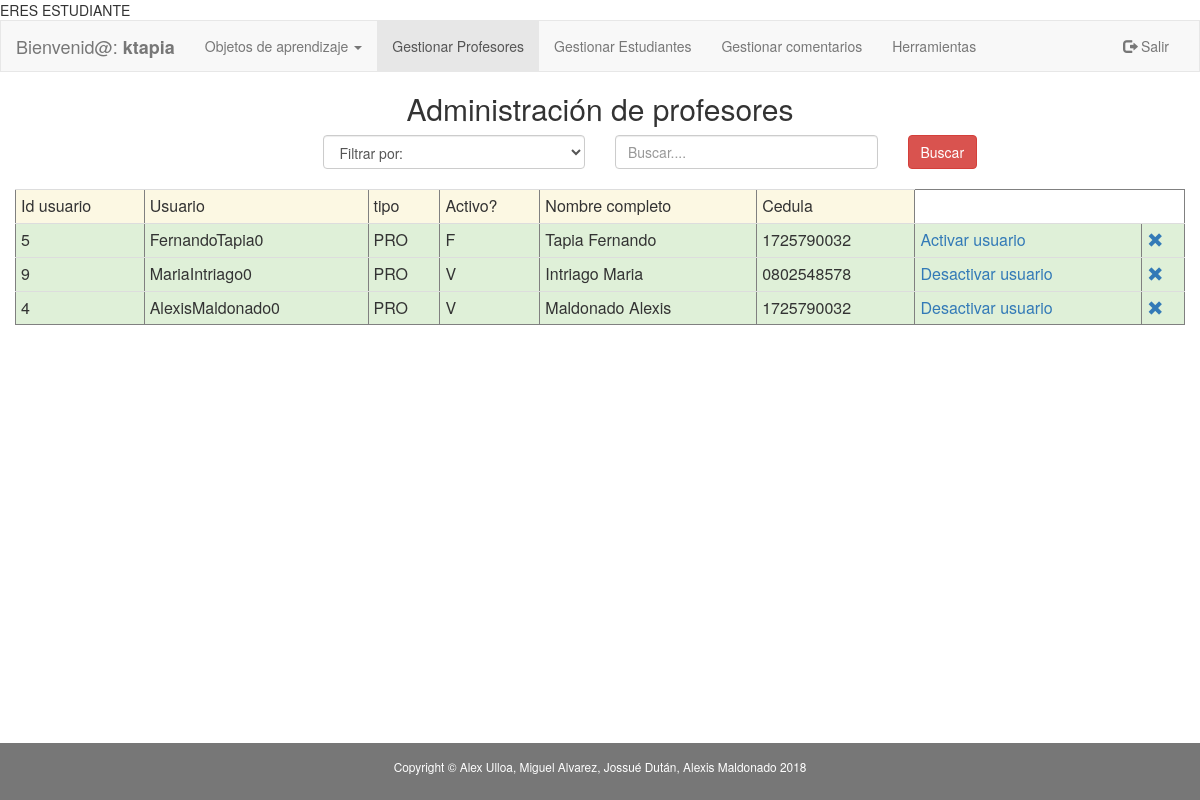
The page /aplicacion/modulos_administrador/adm_buscar_profesores.php (signed in) on the database its author committed.
### tables this page shows
CREATE TABLE `profesor` (
  `idprofesor` int(11) NOT NULL,
  `ci` varchar(10) DEFAULT NULL,
  `nombres` varchar(45) DEFAULT NULL,
  `apellidos` varchar(45) DEFAULT NULL,
  `id_departamento` int(11) DEFAULT NULL,
  `id_facultad` int(11) DEFAULT NULL,
  `mail` varchar(45) DEFAULT NULL,
  `id_usuario` int(11) DEFAULT NULL
);

CREATE TABLE `usuario` (
  `idUsuario` int(11) NOT NULL,
  `usuario` varchar(45) DEFAULT NULL,
  `contrasenia` varchar(45) DEFAULT NULL,
  `tipo_usuario` varchar(3) DEFAULT NULL,
  `activo` varchar(1) DEFAULT NULL
);

### aplicacion/modulos_administrador/adm_buscar_profesores.php (the view, shortened to what this page needs)
<!DOCTYPE html PUBLIC "-//W3C//DTD XHTML 1.0 Transitional//EN" "http://www.w3.org/TR/xhtml1/DTD/xhtml1-transitional.dtd">
<html xmlns="http://www.w3.org/1999/xhtml" lang="es">
    <head>
        <link rel="stylesheet" href="../../plugins/bootstrap/css/bootstrap.min.css"></link>
    </head>
    <body>
        <?php include './navbar_adm_profesores.php'; ?>
        <div class="container-fluid text-center">
            <div class="row content">
                <div class="col-sm-12 text-center">
                    <h2> Administración de profesores</h2>
                    <form onsubmit="return validar_busqueda_cedula()" action="../modulos_administrador/adm_ejecutar_buscar_profesores.php" method="post" enctype="multipart/form-data">
                        <div class="col-md-3">
                        </div>
                        <div class="col-md-3 text-left ">
                            <select class= "form-control" name="tipo_criterio" dir="ltr" required id="select_criterio">
                                <option value="">Filtrar por:</option>
                            </select></br>
                        </div>
                        <div class="col-md-3 text-center">
                            <input type="text" class="form-control" id="criterio_busqueda" placeholder="Buscar...." name="criterio_busqueda" required></br>
                        </div>
                        <div class="col-md-3 text-left">
                            <button id="registrar" type="submit" class="btn btn-danger">Buscar</button>
                        </div>
                    </form>
                    <?php
                    $statement = ("select u.*,p.nombres, p.apellidos, p.ci, p.mail from usuario as u, profesor as p where u.idUsuario=p.id_usuario order by activo");
                    $conexion = new Conexion();
                    $consulta = $conexion->prepare($statement);
                    $consulta->setFetchMode(PDO::FETCH_ASSOC);
                    $consulta->execute();
                    echo '<table border ="1|1" class="table table-condensed";>';
                    echo '<tr class="warning">';
                    echo '<td>Id usuario</td>';
                    echo '<td>Usuario</td>';
                    echo '<td>tipo</td>';
                    echo '<td>Activo?</td>';
                    echo '<td>Nombre completo</td>';
                    echo '<td>Cedula</td>';
                    echo "</tr>";
                    if ($consulta->rowCount() != 0) {
                        while ($row = $consulta->fetch()) {
                            echo '<tr class="success">';
                            echo '<td>' . $row['idUsuario'] . '</td>';
                            echo '<td>' . $row['usuario'] . '</td>';
                            echo '<td>' . $row['tipo_usuario'] . '</td>';
                            echo '<td>' . $row['activo'] . '</td>';
                            echo '<td>' . $row['apellidos'] . '  ' . $row['nombres'] . '</td>';
                            echo '<td>' . $row['ci'] . '</td>';
                            if ($row['activo'] == 'V') {
                                echo '<td><a href="adm_buscar_profesores.php?id=' . $row['idUsuario'] . '&id_gestion=1">Desactivar usuario</a></td>';
                            } else {
                                echo '<td><a href="adm_buscar_profesores.php?id=' . $row['idUsuario'] . '&id_gestion=2&mail=' . $row['mail'] . '&usuario=' . $row['usuario'] . '&contrasenia=' . $row['contrasenia'] . '">Activar usuario</a></td>';
                            }
                            echo "<td><a onClick=\"javascript: return confirm('Realmente desea eliminar el profesor seleccionado? Se eliminarán todos los objetos de aprendizaje asociados al mismo.');\" href='adm_buscar_profesores.php?id=" . $row['idUsuario'] . "&id_gestion=3'><span class='glyphicon glyphicon-remove'></a></td>";
                            echo '</tr>';
                        }
                    }
                    echo '</table>';
                    ?>
                </div>
            </div>
        </div></br></br></br>
        <footer class="label-default container-fluid text-center">
            <p class="copyright small">Copyright &copy; Alex Ulloa,  Miguel Alvarez, Jossué Dután, Alexis Maldonado 2018</p>
        </footer>
    </body>
</html>

### aplicacion/modulos_administrador/navbar_adm_profesores.php (shortened to what this page needs)
<nav class="navbar navbar-default">
    <div class="container-fluid">
        <div class="navbar-header">
            <a class="navbar-brand" href="#">Bienvenid@: <strong><?php echo $_SESSION['usuario'] ?></strong></a>
        </div>
        <div class="collapse navbar-collapse" id="myNavbar">
            <ul class="nav navbar-nav">
                <li class="dropdown">
                    <a class="dropdown-toggle" data-toggle="dropdown" href="#">Objetos de aprendizaje
                        <span class="caret"></span></a>
                </li>
                <li class="active"><a href="adm_buscar_profesores.php">Gestionar Profesores</a></li>
                <li ><a href="adm_buscar_estudiantes.php">Gestionar Estudiantes</a></li>
                <li><a href="adm_comentarios_todos.php">Gestionar comentarios</a></li>
                <li><a href="adm_herramientas.php">Herramientas</a></li>
            </ul>
            <ul class="nav navbar-nav navbar-right">
                <li><a href="../../aplicacion/desconectar_sesion.php"><span class="glyphicon glyphicon-log-out"></span> Salir</a></li>
            </ul>
        </div>
    </div>
</nav>

### aplicacion/modulos_administrador/adm_buscar_profesores.php (style rules this page uses)
.navbar { margin-bottom: 0; border-radius: 0; }
.row.content { height: 390px }
html { min-height: 100%; position: relative; }
body { margin:0; margin-bottom: 40px; }
footer { background-color: #555; color: white; padding: 15px; position: absolute; bottom: 0; width: 100%; }
.table > tbody > tr > td { vertical-align: middle; }

### rows shown on the page
profesor: id_usuario.idUsuario "5", id_usuario.usuario "FernandoTapia0", id_usuario.tipo_usuario "PRO", id_usuario.activo "F", apellidos "Tapia", nombres "Fernando", ci "1725790032"
profesor: id_usuario.idUsuario "9", id_usuario.usuario "MariaIntriago0", id_usuario.tipo_usuario "PRO", id_usuario.activo "V", apellidos "Intriago", nombres "Maria", ci "0802548578"
profesor: id_usuario.idUsuario "4", id_usuario.usuario "AlexisMaldonado0", id_usuario.tipo_usuario "PRO", id_usuario.activo "V", apellidos "Maldonado", nombres "Alexis", ci "1725790032"

### other values the page prints
$_SESSION['usuario'] "ktapia"
